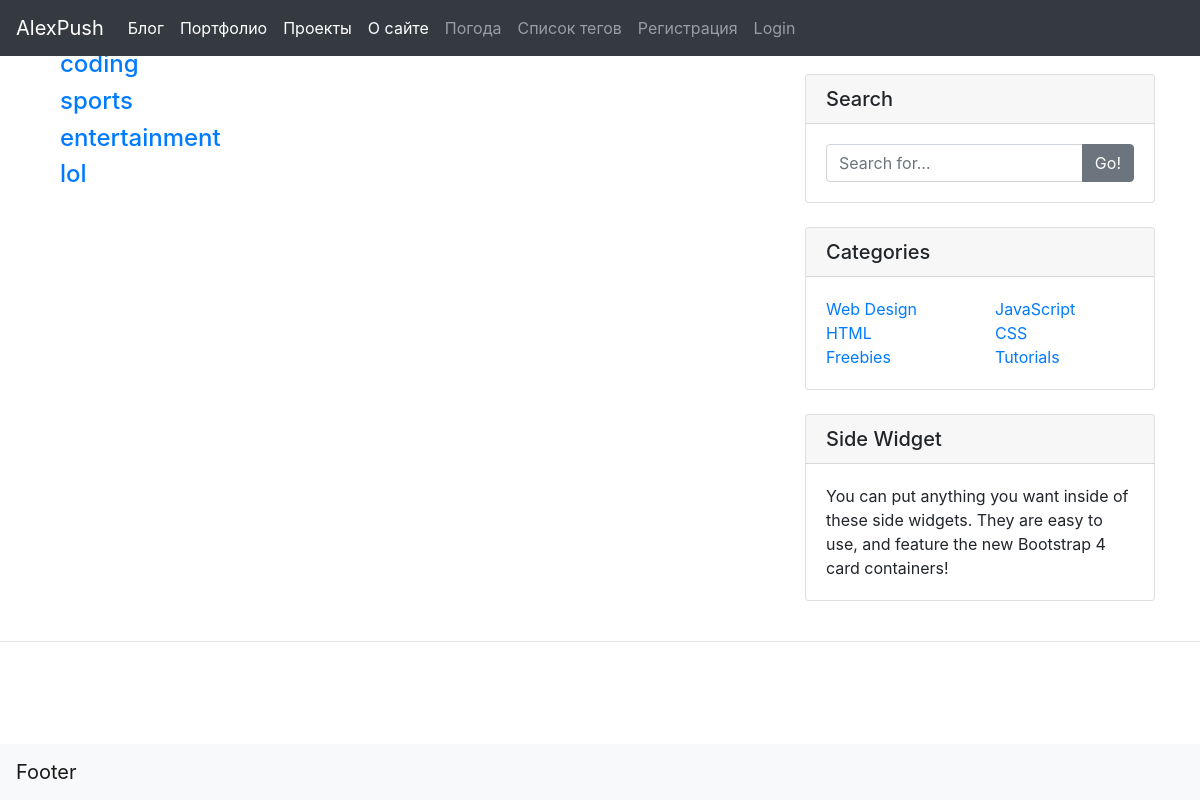
Page /blog/category-list/ on the committed database.
### blog/models.py (models this page shows, shortened)
class Category(models.Model):
    name = models.CharField(max_length=255)
    def __str__(self):
        return str(self.name)

### blog/views.py (the view)
# urls.py: path('category-list/', CategoryListView, name='category-list'),
def CategoryListView(request):
    cat_menu_list = Category.objects.all()
    return render(request, 'blog/category_list.html',{'cat_menu_list':cat_menu_list})

### blog/templates/blog/category_list.html (shortened to what this page needs)
{% extends 'home_pages/main.html' %}
{% block content %}
<div>
  {% for i in cat_menu_list %}
  <div class="col-lg-8">
      <h4> <a href="{% url 'category' i|slugify%}">{{ i }}</a></h4>
  </div>
  {% endfor %}
</div>
{% endblock %}

### rows in the picture
Category: name "coding"
Category: name "sports"
Category: name "entertainment"
Category: name "lol"
